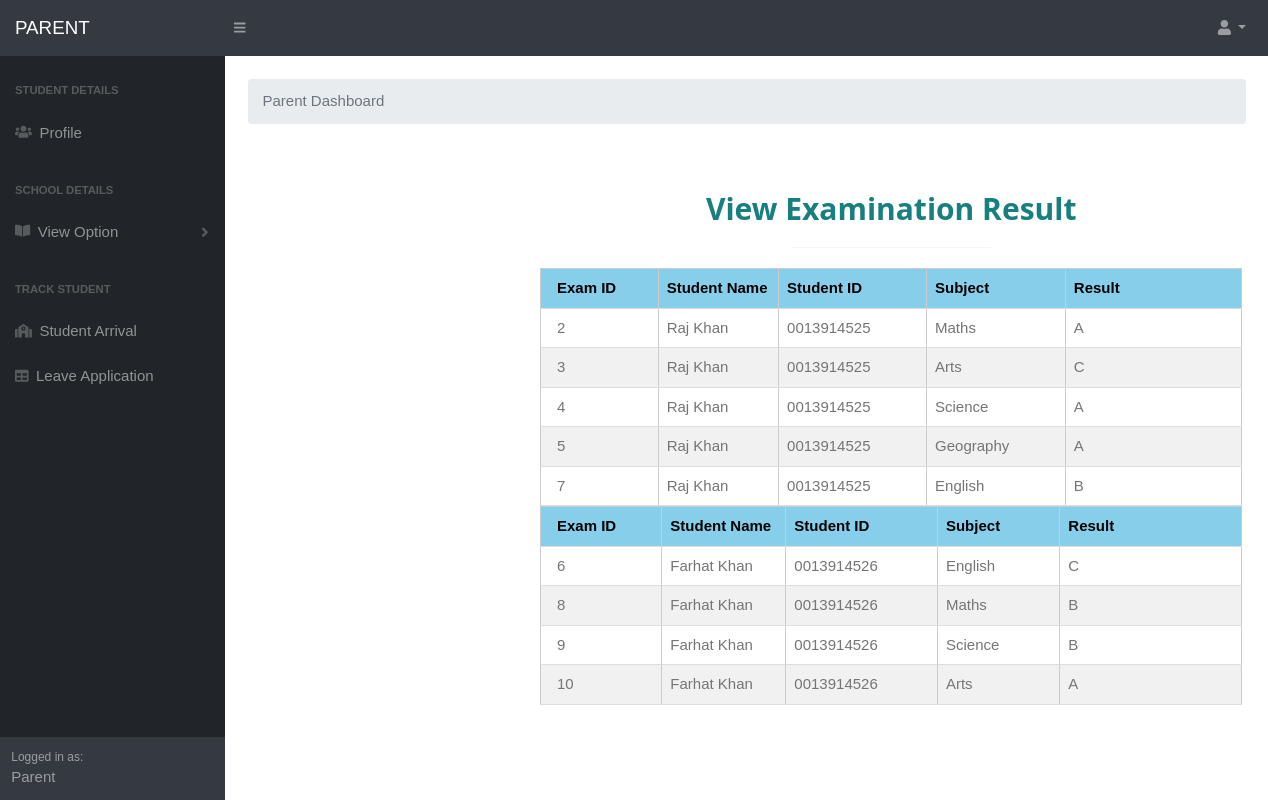
/pviewexamresult.php (signed in), run on the app's committed database.
### tables this page shows
CREATE TABLE `student` (
  `sid` varchar(100) NOT NULL,
  `sname` varchar(100) NOT NULL,
  `image` varchar(50) NOT NULL,
  `grade` varchar(50) NOT NULL,
  `class` varchar(50) NOT NULL,
  `address` varchar(200) NOT NULL,
  `pid` varchar(100) NOT NULL,
  `pname` varchar(100) NOT NULL,
  `contact` varchar(15) NOT NULL,
  `email` varchar(100) NOT NULL,
  `username` varchar(50) NOT NULL,
  `password` varchar(50) NOT NULL
);

CREATE TABLE `examresult` (
  `id` int(11) NOT NULL,
  `sname` varchar(100) NOT NULL,
  `sid` varchar(100) NOT NULL,
  `subject` varchar(15) NOT NULL,
  `result` varchar(100) NOT NULL
);

### pviewexamresult.php (the view, shortened to what this page needs)
<?php
include('connect.php');
 if(empty($_SESSION['pid']))
 {
	 echo "<script>window.location.href='parentlogin.php'</script>";
 }
 else
 {
     include('parentmenu.php');
}
?>
<body>
<form method='POST'>
<div class="w3-padding-large" id="main" style='position:absolute; top:4px; left: 500px;'>
<div class="w3-content w3-justify w3-text-grey w3-padding-64" id="about"  style='width:150%'>
    <center>
	<br>
    <br>
	<h2 class="w3-center" style='color:#177F7D'><b>View Examination Result</b></h2>
       <hr style="width:200px" class="w3-opacity">
<?php
    $pid = $_SESSION['pid'];
    $query = "SELECT sid from student where pid = '$pid'";
    $result2 = mysqli_query($con,$query);
    while($row=mysqli_fetch_array($result2)){
        $sid = $row['sid'];
        $sel="select * from examresult where sid='$sid'";
        $res=$con->query($sel);
        echo"
            <div class='w3-container'>
            <table class='w3-table-all w3-hoverable' border='1' cellspacing='0' cellpadding='0' width='100%' >
            <thead>
             <tr class='w3-light-blue'>
             <th>Exam ID</th>
             <th>Student Name</th>
            <th>Student ID</th>
            <th>Subject</th>
            <th>Result</th>
            </thead>   ";
        while ($row=mysqli_fetch_array($res))
        {
          $sname = $row[0];
          $sid = $row[1];
          $examid = $row[2];
          $subject = $row[3];
          $result = $row[4];
          echo "<tr align='center'>";
          echo  "<td width='10%'>".$sname."</td>";
          echo  "<td width='10%'>".$sid."</td>";
          echo "<td width='10%'>".$examid."</td>";
          echo "<td width='10%'>".$subject."</td>";
          echo "<td width='15%'>".$result."</td>";
          echo "</tr>";
        }
    }
?>

### w.css (style rules this page uses)
html { box-sizing:border-box }
*,*:before,*:after { box-sizing:inherit }
html { -ms-text-size-adjust:100%;-webkit-text-size-adjust:100% }
body { margin:0 }
hr { box-sizing:content-box;height:0;overflow:visible }
html,body { font-family:Verdana,sans-serif;font-size:15px;line-height:1.5 }
html { overflow-x:hidden }
h1,h2,h3,h4,h5,h6,.w3-slim,.w3-wide { font-family:"Segoe UI",Arial,sans-serif }
h2 { font-size:30px }
h1,h2,h3,h4,h5,h6 { font-weight:400;margin:10px 0 }
hr { border:0;border-top:1px solid #eee;margin:20px 0 }
.w3-table,.w3-table-all { border-collapse:collapse;border-spacing:0;width:100%;display:table }
.w3-table-all { border:1px solid #ccc }
.w3-bordered tr,.w3-table-all tr { border-bottom:1px solid #ddd }
.w3-table-all tr:nth-child(odd) { background-color:#fff }
.w3-table-all tr:nth-child(even) { background-color:#f1f1f1 }
.w3-table td,.w3-table th,.w3-table-all td,.w3-table-all th { padding:8px 8px;display:table-cell;text-align:left;vertical-align:top }
.w3-table th:first-child,.w3-table td:first-child,.w3-table-all th:first-child,.w3-table-all td:first-child { padding-left:16px }
.w3-btn,.w3-btn-floating,.w3-dropnav a,.w3-btn-floating-large,.w3-btn-block, .w3-navbar a,.w3-navblock a,.w3-sidenav a,.w3-pagination li a,.w3-hoverable tbody tr,.w3-hoverable li, .w3-accordion-content a,.w3-dropdown-content a,.w3-dropdown-click:hover,.w3-dropdown-hover:hover,.w3-opennav,.w3-closenav,.w3-closebtn,*[class*="w3-hover-"] { -webkit-transition:background-color .25s,color .15s,box-shadow .25s,opacity 0.25s,filter 0.25s,border 0.15s;transition:background-color .25s,color .15s,box-shadow .15s,opacity .25s,filter .25s,border .15s }
.w3-main,#main { transition:margin-left .4s }
.w3-container:after,.w3-container:before,.w3-panel:after,.w3-panel:before,.w3-row:after,.w3-row:before,.w3-row-padding:after,.w3-row-padding:before,.w3-cell-row:before,.w3-cell-row:after, .w3-topnav:after,.w3-topnav:before,.w3-clear:after,.w3-clear:before,.w3-btn-group:before,.w3-btn-group:after,.w3-btn-bar:before,.w3-btn-bar:after,.w3-bar:before,.w3-bar:after { content:"";display:table;clear:both }
.w3-content { max-width:980px;margin:auto }
.w3-justify { text-align:justify!important }
.w3-center { text-align:center!important }
.w3-padding-large { padding:12px 24px!important }
.w3-padding-64 { padding-top:64px!important;padding-bottom:64px!important }
.w3-container { padding:0.01em 16px }
.w3-opacity,.w3-hover-opacity:hover { opacity:0.60;-webkit-backface-visibility:hidden; color: white }
.w3-light-blue,.w3-hover-light-blue:hover { color:#000!important;background-color:#87CEEB!important }
.w3-text-grey,.w3-hover-text-grey:hover,.w3-text-gray,.w3-hover-text-gray:hover { color:#757575!important }

### pviewexamresult.php (style rules this page uses)
* { font-style: normal; }

### data on the page
examresult: id "2", sname "Raj Khan", sid "0013914525", subject "Maths", result "A"
examresult: id "3", sname "Raj Khan", sid "0013914525", subject "Arts", result "C"
examresult: id "4", sname "Raj Khan", sid "0013914525", subject "Science", result "A"
examresult: id "5", sname "Raj Khan", sid "0013914525", subject "Geography", result "A"
examresult: id "7", sname "Raj Khan", sid "0013914525", subject "English", result "B"
examresult: id "6", sname "Farhat Khan", sid "0013914526", subject "English", result "C"
examresult: id "8", sname "Farhat Khan", sid "0013914526", subject "Maths", result "B"
examresult: id "9", sname "Farhat Khan", sid "0013914526", subject "Science", result "B"
examresult: id "10", sname "Farhat Khan", sid "0013914526", subject "Arts", result "A"
